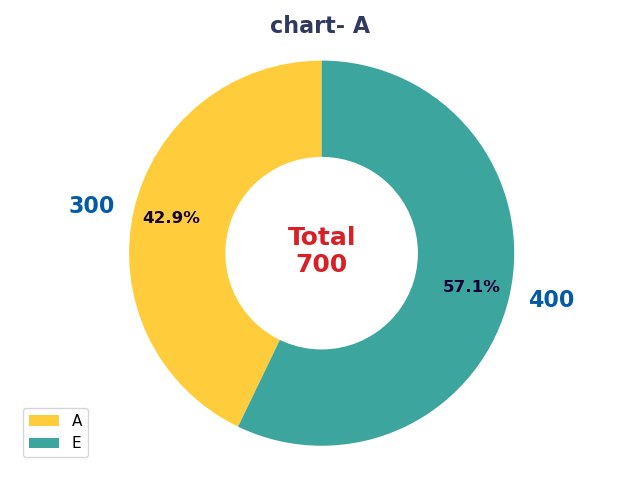
#> input picture PythonTraining/Training/fig/figure-A.png, 640 x 480 px, found by its file name
$ python July07_Image_Join.py
#> lines starting #> are read from the running program, lines starting #| are printed output that depends on the picture
# B.M.ASHIK MAHMUD
# TRAINING PYTHON - IMAGE JOIN

from PIL import Image

img1 = Image.open("F:/PythonLearning/PythonTraining/Training/fig/figure-A.png")
#> img1 is the input picture: PIL image 640x480 RGBA; mean R, G, B, A 221.5, 232.1, 213.5, 255
img2 = Image.open("F:/PythonLearning/PythonTraining/Training/fig/figure-B.png")
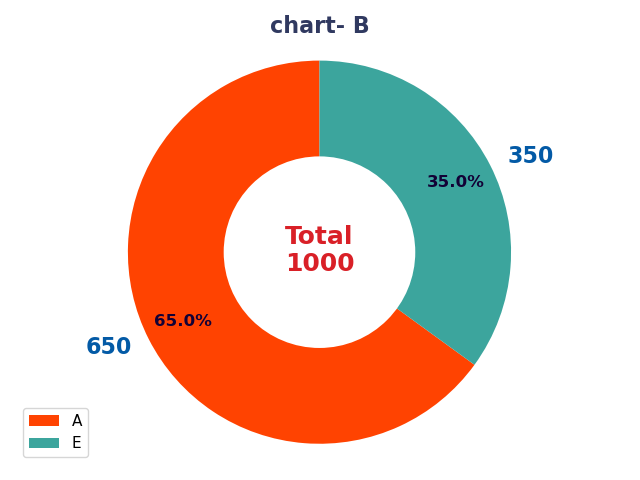
#> input picture PythonTraining/Training/fig/figure-B.png, 640 x 480 px, found by its file name
#> img2 is the input picture: PIL image 640x480 RGBA; mean R, G, B, A 234, 209.4, 197, 255
img3 = Image.open("F:/PythonLearning/PythonTraining/Training/fig/figure-C.png")
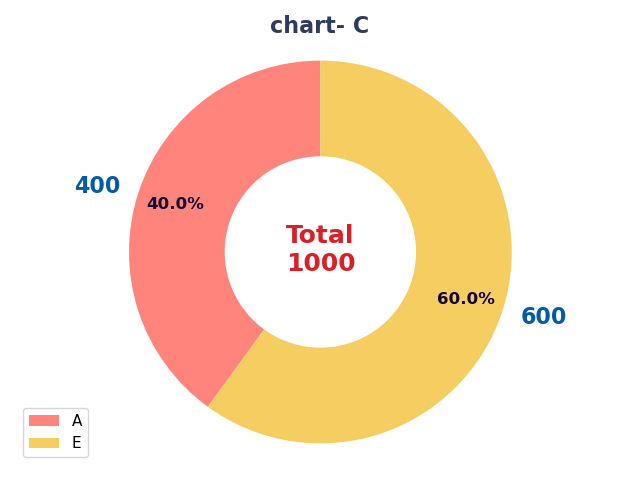
#> input picture PythonTraining/Training/fig/figure-C.png, 640 x 480 px, found by its file name
#> img3 is the input picture: PIL image 640x480 RGBA; mean R, G, B, A 251.7, 230.4, 211.7, 255
img4 = Image.open("F:/PythonLearning/PythonTraining/Training/fig/figure-D.png")
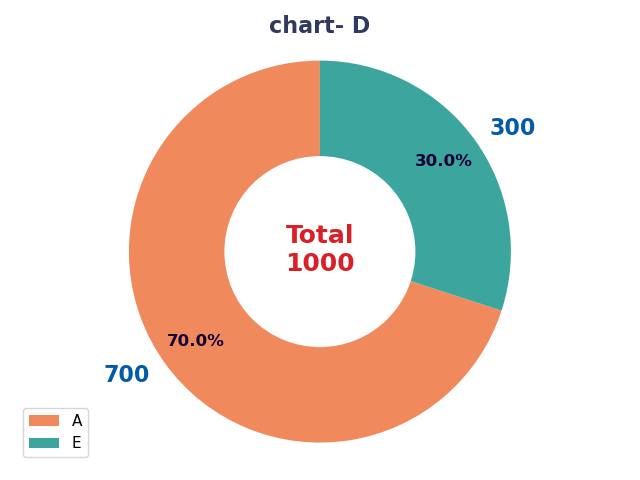
#> input picture PythonTraining/Training/fig/figure-D.png, 640 x 480 px, found by its file name
#> img4 is the input picture: PIL image 640x480 RGBA; mean R, G, B, A 233.9, 222.2, 213.1, 255

# img4.show()
   # JOIN TWO IMAGE
width,height = img1.size
#> width = 640; height = 480
imageSize = Image.new('RGB',(1200,480)) # Defininf the main Frame size
#> imageSize: PIL image 1200x480 RGB; every value is 0
imageSize.paste(img1,(0,0))
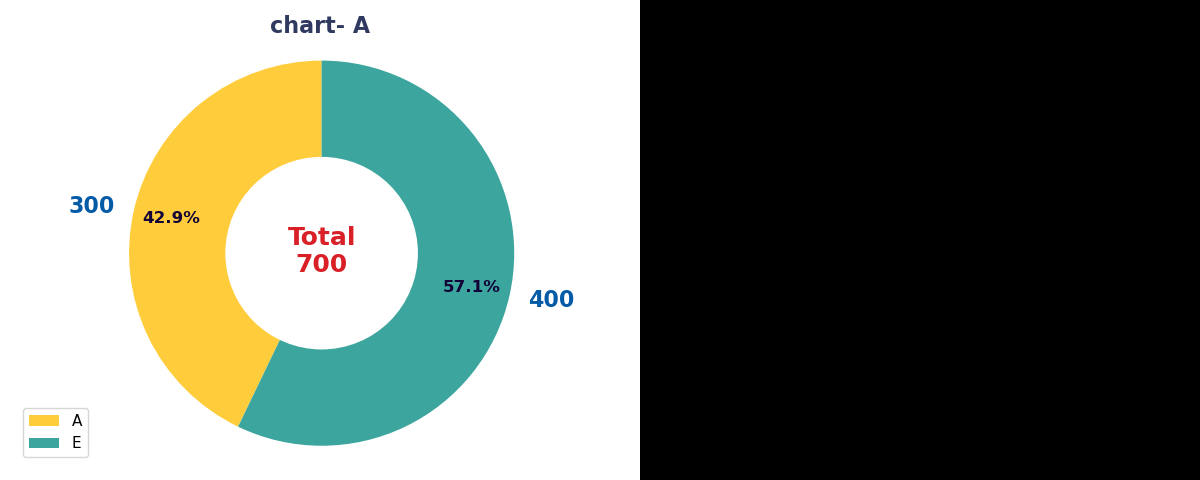
#> imageSize: PIL image 1200x480 RGB; mean R, G, B 118.2, 123.8, 113.9
imageSize.paste(img2,(width,0))
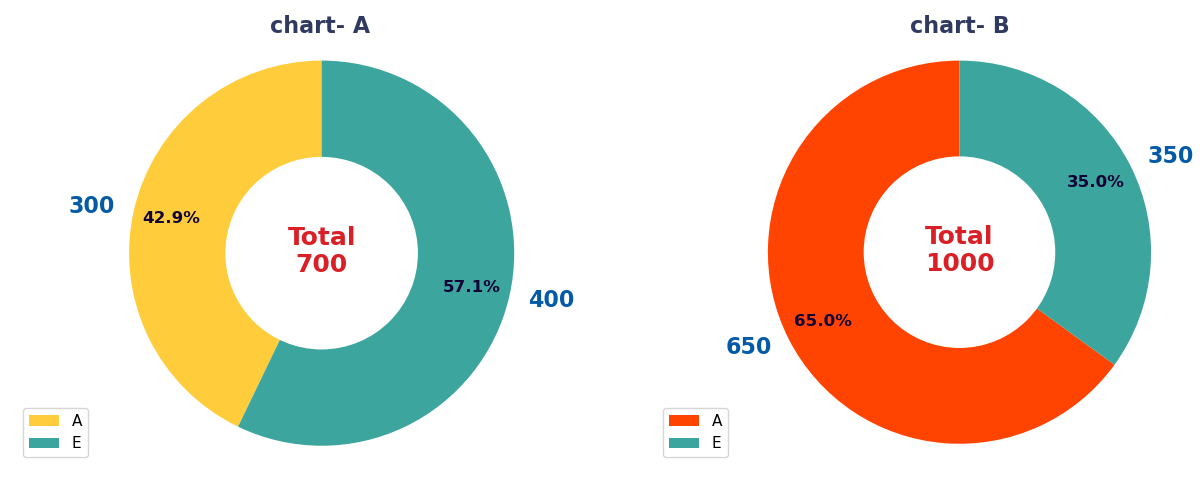
#> imageSize: PIL image 1200x480 RGB; mean R, G, B 225.9, 218.5, 201.9
imageSize.save("two_image.png")

#> (the run stopped early here; a loop or call above may not have finished)
